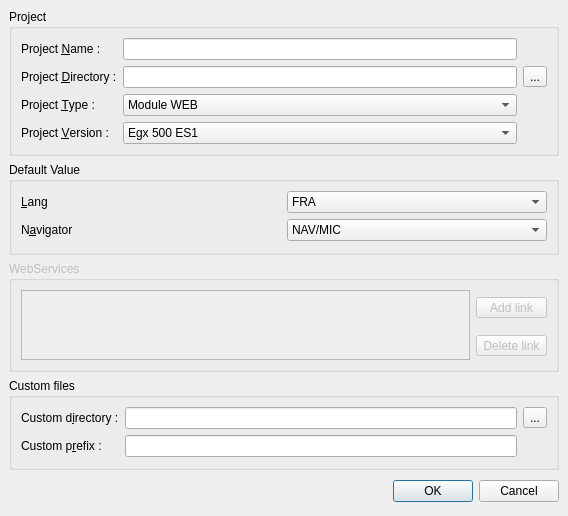
<ui version="4.0" >
 <class>ProjectProperty</class>
 <widget class="QDialog" name="ProjectProperty" >
  <property name="geometry" >
   <rect>
    <x>0</x>
    <y>0</y>
    <width>568</width>
    <height>516</height>
   </rect>
  </property>
  <property name="windowTitle" >
   <string>Project property</string>
  </property>
  <layout class="QVBoxLayout" >
   <property name="margin" >
    <number>9</number>
   </property>
   <property name="spacing" >
    <number>6</number>
   </property>
   <item>
    <widget class="QGroupBox" name="groupBox_3" >
     <property name="title" >
      <string>Project</string>
     </property>
     <layout class="QGridLayout" >
      <property name="margin" >
       <number>9</number>
      </property>
      <property name="spacing" >
       <number>6</number>
      </property>
      <item row="3" column="0" >
       <widget class="QLabel" name="label_8" >
        <property name="text" >
         <string>Project &amp;Version :</string>
        </property>
        <property name="buddy" >
         <cstring>m_projectVersionCombo</cstring>
        </property>
       </widget>
      </item>
      <item row="3" column="1" >
       <widget class="QComboBox" name="m_projectVersionCombo" >
        <item>
         <property name="text" >
          <string>Egx 500 ES1</string>
         </property>
        </item>
        <item>
         <property name="text" >
          <string>Egx 500 ES2</string>
         </property>
        </item>
        <item>
         <property name="text" >
          <string>GCE 110</string>
         </property>
        </item>
        <item>
         <property name="text" >
          <string>GCE 120</string>
         </property>
        </item>
       </widget>
      </item>
      <item row="2" column="1" >
       <widget class="QComboBox" name="m_projectTypeCombo" >
        <item>
         <property name="text" >
          <string>Module WEB</string>
         </property>
        </item>
        <item>
         <property name="text" >
          <string>Module Services</string>
         </property>
        </item>
       </widget>
      </item>
      <item row="1" column="2" >
       <widget class="QToolButton" name="m_projectButton" >
        <property name="text" >
         <string>...</string>
        </property>
       </widget>
      </item>
      <item row="1" column="1" >
       <widget class="QLineEdit" name="m_projectLineEdit" />
      </item>
      <item row="0" column="0" >
       <widget class="QLabel" name="label_6" >
        <property name="text" >
         <string>Project &amp;Name :</string>
        </property>
        <property name="buddy" >
         <cstring>m_nameLineEdit</cstring>
        </property>
       </widget>
      </item>
      <item row="0" column="1" >
       <widget class="QLineEdit" name="m_nameLineEdit" />
      </item>
      <item row="1" column="0" >
       <widget class="QLabel" name="label_3" >
        <property name="text" >
         <string>Project &amp;Directory :</string>
        </property>
        <property name="buddy" >
         <cstring>m_projectLineEdit</cstring>
        </property>
       </widget>
      </item>
      <item row="2" column="0" >
       <widget class="QLabel" name="label_7" >
        <property name="text" >
         <string>Project &amp;Type :</string>
        </property>
        <property name="buddy" >
         <cstring>m_projectTypeCombo</cstring>
        </property>
       </widget>
      </item>
     </layout>
    </widget>
   </item>
   <item>
    <widget class="QGroupBox" name="groupBox" >
     <property name="title" >
      <string>Default Value</string>
     </property>
     <layout class="QGridLayout" >
      <property name="margin" >
       <number>9</number>
      </property>
      <property name="spacing" >
       <number>6</number>
      </property>
      <item row="0" column="0" >
       <widget class="QLabel" name="label" >
        <property name="text" >
         <string>&amp;Lang</string>
        </property>
        <property name="buddy" >
         <cstring>m_langComboBox</cstring>
        </property>
       </widget>
      </item>
      <item row="0" column="1" >
       <widget class="QComboBox" name="m_langComboBox" >
        <item>
         <property name="text" >
          <string>FRA</string>
         </property>
         <property name="icon" >
          <iconset resource="../images/application.qrc" >:/france.png</iconset>
         </property>
        </item>
        <item>
         <property name="text" >
          <string>ENG</string>
         </property>
         <property name="icon" >
          <iconset resource="../images/application.qrc" >:/usa.png</iconset>
         </property>
        </item>
        <item>
         <property name="text" >
          <string>DEU</string>
         </property>
         <property name="icon" >
          <iconset resource="../images/application.qrc" >:/germany.png</iconset>
         </property>
        </item>
        <item>
         <property name="text" >
          <string>ITA</string>
         </property>
         <property name="icon" >
          <iconset resource="../images/application.qrc" >:/italy.png</iconset>
         </property>
        </item>
        <item>
         <property name="text" >
          <string>ESP</string>
         </property>
         <property name="icon" >
          <iconset resource="../images/application.qrc" >:/spain.png</iconset>
         </property>
        </item>
        <item>
         <property name="text" >
          <string>POR</string>
         </property>
         <property name="icon" >
          <iconset resource="../images/application.qrc" >:/portugal.png</iconset>
         </property>
        </item>
       </widget>
      </item>
      <item row="1" column="0" >
       <widget class="QLabel" name="label_2" >
        <property name="text" >
         <string>N&amp;avigator</string>
        </property>
        <property name="buddy" >
         <cstring>m_navigatorComboBox</cstring>
        </property>
       </widget>
      </item>
      <item row="1" column="1" >
       <widget class="QComboBox" name="m_navigatorComboBox" >
        <item>
         <property name="text" >
          <string>NAV/MIC</string>
         </property>
         <property name="icon" >
          <iconset resource="../images/application.qrc" >:/ie_logo.png</iconset>
         </property>
        </item>
        <item>
         <property name="text" >
          <string>NAV/NET</string>
         </property>
         <property name="icon" >
          <iconset resource="../images/application.qrc" >:/firefox_logo.png</iconset>
         </property>
        </item>
       </widget>
      </item>
     </layout>
    </widget>
   </item>
   <item>
    <widget class="QGroupBox" name="m_webServiceGroupBox" >
     <property name="enabled" >
      <bool>false</bool>
     </property>
     <property name="title" >
      <string>WebServices</string>
     </property>
     <layout class="QGridLayout" >
      <property name="margin" >
       <number>9</number>
      </property>
      <property name="spacing" >
       <number>6</number>
      </property>
      <item row="1" column="1" >
       <widget class="QToolButton" name="m_webServiceBtnDel" >
        <property name="text" >
         <string>Delete link</string>
        </property>
       </widget>
      </item>
      <item row="0" column="1" >
       <widget class="QToolButton" name="m_webServiceBtnAdd" >
        <property name="sizePolicy" >
         <sizepolicy>
          <hsizetype>5</hsizetype>
          <vsizetype>0</vsizetype>
          <horstretch>0</horstretch>
          <verstretch>0</verstretch>
         </sizepolicy>
        </property>
        <property name="text" >
         <string>Add link</string>
        </property>
       </widget>
      </item>
      <item rowspan="2" row="0" column="0" >
       <widget class="QListWidget" name="m_webServiceList" />
      </item>
     </layout>
    </widget>
   </item>
   <item>
    <widget class="QGroupBox" name="groupBox_2" >
     <property name="title" >
      <string>Custom files</string>
     </property>
     <layout class="QGridLayout" >
      <property name="margin" >
       <number>9</number>
      </property>
      <property name="spacing" >
       <number>6</number>
      </property>
      <item row="1" column="1" >
       <widget class="QLineEdit" name="m_prefixLineEdit" />
      </item>
      <item row="1" column="0" >
       <widget class="QLabel" name="label_5" >
        <property name="text" >
         <string>Custom p&amp;refix :</string>
        </property>
        <property name="buddy" >
         <cstring>m_prefixLineEdit</cstring>
        </property>
       </widget>
      </item>
      <item row="0" column="1" >
       <widget class="QLineEdit" name="m_specifiquePathLineEdit" />
      </item>
      <item row="0" column="0" >
       <widget class="QLabel" name="label_4" >
        <property name="text" >
         <string>Custom d&amp;irectory :</string>
        </property>
        <property name="buddy" >
         <cstring>m_specifiquePathLineEdit</cstring>
        </property>
       </widget>
      </item>
      <item row="0" column="2" >
       <widget class="QToolButton" name="m_specifiquePathButton" >
        <property name="text" >
         <string>...</string>
        </property>
       </widget>
      </item>
     </layout>
    </widget>
   </item>
   <item>
    <layout class="QHBoxLayout" >
     <property name="margin" >
      <number>0</number>
     </property>
     <property name="spacing" >
      <number>6</number>
     </property>
     <item>
      <spacer>
       <property name="orientation" >
        <enum>Qt::Horizontal</enum>
       </property>
       <property name="sizeHint" >
        <size>
         <width>131</width>
         <height>31</height>
        </size>
       </property>
      </spacer>
     </item>
     <item>
      <widget class="QPushButton" name="okButton" >
       <property name="text" >
        <string>OK</string>
       </property>
      </widget>
     </item>
     <item>
      <widget class="QPushButton" name="cancelButton" >
       <property name="text" >
        <string>Cancel</string>
       </property>
      </widget>
     </item>
    </layout>
   </item>
  </layout>
 </widget>
 <tabstops>
  <tabstop>m_nameLineEdit</tabstop>
  <tabstop>m_projectLineEdit</tabstop>
  <tabstop>m_projectButton</tabstop>
  <tabstop>m_projectTypeCombo</tabstop>
  <tabstop>m_projectVersionCombo</tabstop>
  <tabstop>m_langComboBox</tabstop>
  <tabstop>m_navigatorComboBox</tabstop>
  <tabstop>m_webServiceList</tabstop>
  <tabstop>m_webServiceBtnAdd</tabstop>
  <tabstop>m_webServiceBtnDel</tabstop>
  <tabstop>m_specifiquePathLineEdit</tabstop>
  <tabstop>m_specifiquePathButton</tabstop>
  <tabstop>m_prefixLineEdit</tabstop>
  <tabstop>okButton</tabstop>
  <tabstop>cancelButton</tabstop>
 </tabstops>
 <resources>
  <include location="../images/application.qrc" />
 </resources>
 <connections>
  <connection>
   <sender>okButton</sender>
   <signal>clicked()</signal>
   <receiver>ProjectProperty</receiver>
   <slot>accept()</slot>
   <hints>
    <hint type="sourcelabel" >
     <x>474</x>
     <y>502</y>
    </hint>
    <hint type="destinationlabel" >
     <x>96</x>
     <y>254</y>
    </hint>
   </hints>
  </connection>
  <connection>
   <sender>cancelButton</sender>
   <signal>clicked()</signal>
   <receiver>ProjectProperty</receiver>
   <slot>reject()</slot>
   <hints>
    <hint type="sourcelabel" >
     <x>557</x>
     <y>502</y>
    </hint>
    <hint type="destinationlabel" >
     <x>179</x>
     <y>282</y>
    </hint>
   </hints>
  </connection>
 </connections>
</ui>
